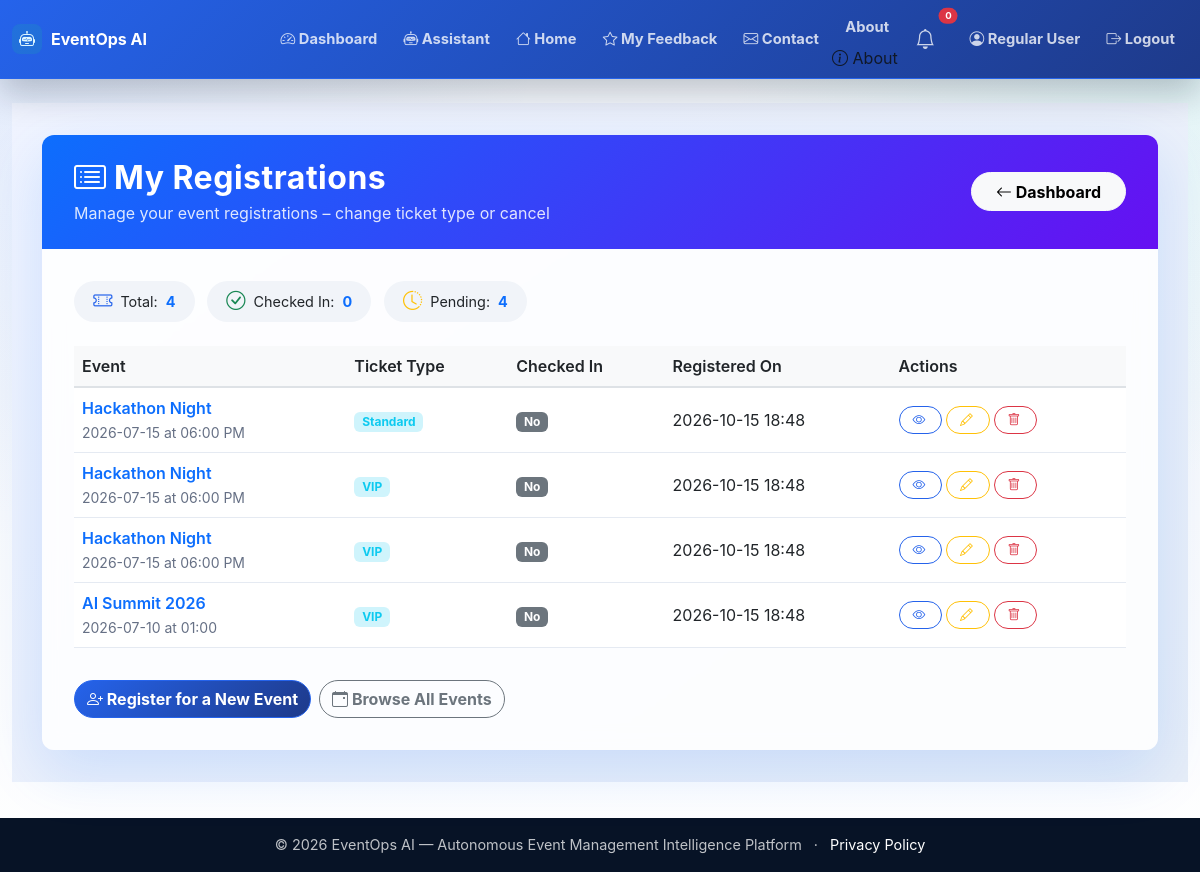
The page /user/registrations (signed in) on the database its author committed.
### app.py (models this page shows, shortened)
class User(UserMixin, db.Model):
    id = db.Column(db.Integer, primary_key=True)
    name = db.Column(db.String(100), nullable=False)
    email = db.Column(db.String(100), unique=True, nullable=False)
    password_hash = db.Column(db.String(200), nullable=False)
    role = db.Column(db.String(20), default='user')
    created_at = db.Column(db.DateTime, default=lambda: datetime.now(timezone.utc))

class Registration(db.Model):
    id = db.Column(db.Integer, primary_key=True)
    user_id = db.Column(db.Integer, db.ForeignKey('user.id'))
    event_id = db.Column(db.Integer, db.ForeignKey('event.id'))
    ticket_type = db.Column(db.String(50))
    status = db.Column(db.String(20), default='registered')
    checked_in = db.Column(db.Boolean, default=False)
    registered_at = db.Column(db.DateTime, default=lambda: datetime.now(timezone.utc))
    user = db.relationship('User', backref='registrations')
    event = db.relationship('Event', backref='registrations')

class Event(db.Model):
    id = db.Column(db.Integer, primary_key=True)
    title = db.Column(db.String(200), nullable=False)
    description = db.Column(db.Text)
    date = db.Column(db.String(50))
    time = db.Column(db.String(50))
    location = db.Column(db.String(200))
    capacity = db.Column(db.Integer)
    status = db.Column(db.String(20), default='upcoming')
    created_at = db.Column(db.DateTime, default=lambda: datetime.now(timezone.utc))

### app.py (the view)
@app.route('/user/registrations')
@login_required
def user_my_registrations():
    registrations = Registration.query.filter_by(user_id=current_user.id).all()
    return render_template('user_registrations.html', registrations=registrations)

### app.py (called while the page is built)
@login_manager.user_loader
def load_user(user_id):
    return User.query.get(int(user_id))

### templates/user_registrations.html (shortened to what this page needs)
{% extends "base.html" %}
{% block content %}
<div class="registrations-wrapper">
    <div class="container">
        <div class="card registrations-card">
            <div class="card-header d-flex justify-content-between align-items-center flex-wrap">
                <div>
                    <h2><i class="bi bi-card-list me-2"></i>My Registrations</h2>
                    <p>Manage your event registrations – change ticket type or cancel</p>
                </div>
                <a href="{{ url_for('dashboard') }}" class="btn btn-light btn-back">
                    <i class="bi bi-arrow-left"></i> Dashboard
                </a>
            </div>
            <div class="card-body">
                <div class="mb-3">
                    <span class="stats-badge"><i class="bi bi-ticket-perforated text-primary"></i> Total: <span class="stat-number">{{ registrations|length }}</span></span>
                    <span class="stats-badge"><i class="bi bi-check-circle text-success"></i> Checked In: <span class="stat-number">{{ registrations|selectattr('checked_in', 'equalto', True)|list|length }}</span></span>
                    <span class="stats-badge"><i class="bi bi-clock-history text-warning"></i> Pending: <span class="stat-number">{{ registrations|selectattr('checked_in', 'equalto', False)|list|length }}</span></span>
                </div>
                <div class="table-responsive">
                    <table class="table table-hover align-middle">
                        <thead>
                            <tr>
                                <th>Event</th>
                                <th>Ticket Type</th>
                                <th>Checked In</th>
                                <th>Registered On</th>
                                <th>Actions</th>
                            </tr>
                        </thead>
                        <tbody>
                            {% for reg in registrations %}
                            <tr>
                                <td>
                                    {% if reg.event %}
                                        <span class="event-title">{{ reg.event.title }}</span>
                                        <br><small class="text-muted">{{ reg.event.date }} at {{ reg.event.time }}</small>
                                    {% else %}
                                        <span class="text-muted">Event has been removed</span>
                                    {% endif %}
                                </td>
                                <td>
                                    <span class="badge bg-info-subtle text-info">{{ reg.ticket_type }}</span>
                                </td>
                                <td>
                                    <span class="badge bg-{{ 'success' if reg.checked_in else 'secondary' }}">
                                        {% if reg.checked_in %}<i class="bi bi-check-circle"></i> Yes{% else %}No{% endif %}
                                    </span>
                                </td>
                                <td>{{ reg.registered_at.strftime('%Y-%m-%d %H:%M') }}</td>
                                <td>
                                    <div class="d-flex flex-wrap gap-1">
                                        {% if reg.event %}
                                        <a href="{{ url_for('event_detail', event_id=reg.event.id) }}" class="btn btn-outline-primary btn-sm btn-action">
                                            <i class="bi bi-eye"></i>
                                        </a>
                                        {% else %}
                                        <span class="text-muted-small">Unavailable</span>
                                        {% endif %}
                                        {% if reg.event %}
                                        <button class="btn btn-outline-warning btn-sm btn-action" data-bs-toggle="modal" data-bs-target="#editModal{{ reg.id }}">
                                            <i class="bi bi-pencil"></i>
                                        </button>
                                        {% else %}
                                        <span class="text-muted-small">Cannot edit</span>
                                        {% endif %}
                                        <form method="POST" action="{{ url_for('cancel_registration', reg_id=reg.id) }}" style="display:inline;"
                                              onsubmit="return confirm('Cancel your registration for \'{{ reg.event.title if reg.event else 'this event' }}\'? This cannot be undone.');">
                                            <button type="submit" class="btn btn-outline-danger btn-sm btn-action">
                                                <i class="bi bi-trash"></i>
                                            </button>
                                        </form>
                                    </div>
                                </td>
                            </tr>
                            {% endfor %}
                        </tbody>
                    </table>
                </div>
                <div class="mt-3 d-flex flex-wrap gap-2">
                    <a href="{{ url_for('user_register_event') }}" class="btn btn-primary">
                        <i class="bi bi-person-plus"></i> Register for a New Event
                    </a>
                    <a href="{{ url_for('browse_events') }}" class="btn btn-outline-secondary">
                        <i class="bi bi-calendar-event"></i> Browse All Events
                    </a>
                </div>
            </div>
        </div>
    </div>
</div>
{% endblock %}

### templates/base.html (shortened to what this page needs)
<!DOCTYPE html>
<html lang="en">
<head>
<link href="https://cdn.jsdelivr.net/npm/bootstrap@5.3.0/dist/css/bootstrap.min.css" rel="stylesheet">
<link rel="stylesheet" href="https://cdn.jsdelivr.net/npm/bootstrap-icons@1.11.0/font/bootstrap-icons.css">
<link rel="stylesheet" href="{{ url_for('static', filename='css/style.css') }}">
</head>
<body>
<nav class="navbar navbar-expand-lg navbar-dark bg-primary shadow-sm">
<div class="container-fluid">
<a class="navbar-brand fw-bold" href="{{ url_for('index') }}">
<i class="bi bi-robot"></i>EventOps AI
</a>
<div class="collapse navbar-collapse" id="navbarNav">
<ul class="navbar-nav ms-auto align-items-lg-center">
                    {% if current_user.is_authenticated %}
<li class="nav-item">
<a class="nav-link" href="{{ url_for('dashboard') }}">
<i class="bi bi-speedometer2"></i> Dashboard
</a>
</li>
<li class="nav-item">
<a class="nav-link" href="{{ url_for('assistant_page') }}">
<i class="bi bi-robot"></i> Assistant
</a>
</li>
<li class="nav-item">
<a class="nav-link" href="{{ url_for('index') }}">
<i class="bi bi-house"></i> Home
</a>
</li>
<li class="nav-item">
<a class="nav-link" href="{{ url_for('feedback_list') }}">
<i class="bi bi-star"></i> My Feedback
</a>
</li>
<li class="nav-item">
<a class="nav-link" href="{{ url_for('contact') }}">
<i class="bi bi-envelope"></i> Contact
</a>
</li>
<li class="nav-item">
    <a class="nav-link" href="{{ url_for('about') }}">About</a>
<i class="bi bi-info-circle"></i> About
</li>
<li class="nav-item position-relative me-2">
<a class="nav-link" href="#" title="Notifications" data-bs-toggle="dropdown">
<i class="bi bi-bell fs-5"></i>
<span class="position-absolute top-0 start-100 translate-middle badge rounded-pill bg-danger" style="font-size:0.6rem;">
                                    0
</span>
</a>
</li>
<li class="nav-item">
<a class="nav-link" href="{{ url_for('profile') }}">
<i class="bi bi-person-circle"></i> {{ current_user.name }}
</a>
</li>
<li class="nav-item">
<a class="nav-link" href="{{ url_for('logout') }}">
<i class="bi bi-box-arrow-right"></i> Logout
</a>
</li>
                    {% endif %}
</ul>
</div>
</div>
</nav>
<main class="container-fluid py-4">
        {% block content %}{% endblock %}
</main>
<footer class="footer bg-dark text-white py-3 mt-4">
<div class="container text-center">
<span>© 2026 EventOps AI — Autonomous Event Management Intelligence Platform</span>
<span class="mx-2" aria-hidden="true">·</span>
<a class="text-white" href="{{ url_for('privacy') }}">Privacy Policy</a>
</div>
</footer>
</body>
</html>

### static/css/style.css (style rules this page uses)
:root { --eo-ink: #101827; --eo-muted: #667085; --eo-bg: #f4f7fb; --eo-surface: #ffffff; --eo-line: #e5eaf2; --eo-navy: #071326; --eo-blue: #2563eb; --eo-indigo: #1e3a8a; --eo-teal: #14b8a6; --eo-amber: #f59e0b; --eo-rose: #e11d48; --eo-shadow: 0 22px 60px rgba(15, 23, 42, 0.11); --eo-soft-shadow: 0 14px 36px rgba(15, 23, 42, 0.08); }
* { letter-spacing: 0; }
html { scroll-behavior: smooth; }
body { min-height: 100vh; color: var(--eo-ink); background: radial-gradient(circle at top left, rgba(37, 99, 235, 0.10), transparent 34rem), radial-gradient(circle at top right, rgba(20, 184, 166, 0.10), transparent 30rem), linear-gradient(180deg, #f8fbff 0%, var(--eo-bg) 45%, #ffffff 100%); font-family: "Inter", "Segoe UI", system-ui, -apple-system, BlinkMacSystemFont, sans-serif; }
a { text-decoration: none; }
.navbar { min-height: 60px; border-bottom: 1px solid rgba(255, 255, 255, 0.12); background: linear-gradient(90deg, rgba(7, 19, 38, 0.98), rgba(15, 45, 90, 0.96)) !important; box-shadow: 0 14px 34px rgba(7, 19, 38, 0.24) !important; }
.navbar .container-fluid { width: min(1240px, calc(100% - 24px)); margin: 0 auto; padding-left: 0; padding-right: 0; }
.navbar-brand { display: inline-flex; align-items: center; gap: 9px; font-size: 1rem; }
.navbar-brand i { display: inline-flex; width: 30px; height: 30px; align-items: center; justify-content: center; border-radius: 8px; color: #dff7ff; background: rgba(20, 184, 166, 0.18); }
.navbar-dark .navbar-nav .nav-link { border-radius: 999px; color: rgba(255, 255, 255, 0.78); font-size: 0.92rem; font-weight: 650; padding: 0.5rem 0.82rem; transition: background 0.2s ease, color 0.2s ease, transform 0.2s ease; }
main.container-fluid { width: min(1240px, calc(100% - 24px)); min-height: calc(100vh - 138px); margin: 0 auto; padding: 24px 0 0 !important; }
.dropdown-menu, .modal-content, .list-group-item, .table, .card { border-color: var(--eo-line) !important; }
.card { border-radius: 12px !important; background: rgba(255, 255, 255, 0.96); box-shadow: var(--eo-soft-shadow); }
.btn { border-radius: 999px; font-weight: 750; box-shadow: none !important; }
.btn-primary, .bg-primary { background: linear-gradient(135deg, var(--eo-blue), var(--eo-indigo)) !important; border-color: var(--eo-blue) !important; }
.btn-outline-primary { border-color: var(--eo-blue); color: var(--eo-blue); }
.text-primary { color: var(--eo-blue) !important; }
.footer { margin-top: 36px !important; background: #071326 !important; color: rgba(255, 255, 255, 0.74) !important; font-size: 0.9rem; }
.section-copy, .text-muted { color: var(--eo-muted) !important; }

### templates/user_registrations.html (style rules this page uses)
.registrations-wrapper { min-height: 80vh; background: linear-gradient(145deg, #f0f4ff 0%, #e6edf7 100%); padding: 2rem 0; }
.registrations-card { border: none; border-radius: 2rem; background: rgba(255, 255, 255, 0.85); backdrop-filter: blur(10px); box-shadow: 0 20px 60px rgba(13, 110, 253, 0.15); overflow: hidden; }
.registrations-card .card-header { background: linear-gradient(135deg, #0d6efd, #6610f2); color: white; padding: 1.5rem 2rem; border: none; }
.registrations-card .card-header h2 { font-weight: 700; letter-spacing: 0.5px; margin-bottom: 0.2rem; }
.registrations-card .card-header p { opacity: 0.85; margin-bottom: 0; }
.registrations-card .card-body { padding: 2rem 2rem; }
.stats-badge { display: inline-flex; align-items: center; gap: 0.5rem; padding: 0.4rem 1.2rem; border-radius: 50px; background: #f1f4f9; font-size: 0.9rem; margin-right: 0.5rem; margin-bottom: 0.5rem; }
.stats-badge i { font-size: 1.2rem; }
.stats-badge .stat-number { font-weight: 700; color: #0d6efd; }
.btn-back { border-radius: 50px; padding: 0.4rem 1.5rem; }
.table th { background: #f8f9fa; color: #212529; font-weight: 600; border-bottom: 2px solid #dee2e6; }
.table td { vertical-align: middle; }
.table .event-title { font-weight: 600; color: #0d6efd; }
.btn-action { border-radius: 30px; padding: 0.2rem 0.8rem; font-size: 0.8rem; transition: all 0.2s ease; }
.btn-action i { margin-right: 0.2rem; }

### rows shown on the page
User: name "Regular User"
Registration: event "Hackathon Night", event "2026-07-15", event.time "06:00 PM", ticket_type "Standard", checked_in "No", registered_at "2026-10-15 18:48"
Registration: event "Hackathon Night", event "2026-07-15", event.time "06:00 PM", ticket_type "VIP", checked_in "No", registered_at "2026-10-15 18:48"
Registration: event "Hackathon Night", event "2026-07-15", event.time "06:00 PM", ticket_type "VIP", checked_in "No", registered_at "2026-10-15 18:48"
Registration: event "AI Summit 2026", event "2026-07-10", event.time "01:00", ticket_type "VIP", checked_in "No", registered_at "2026-10-15 18:48"

### other values the page prints
{{ registrations|length }} "4"
{{ registrations|selectattr('checked_in', 'equalto', True)|list|length }} "0"
{{ registrations|selectattr('checked_in', 'equalto', False)|list|length }} "4"
